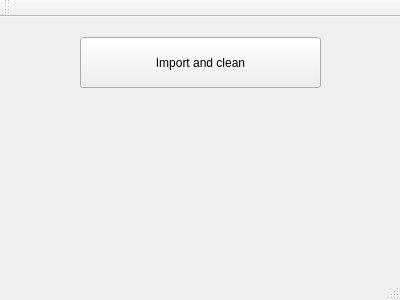
<?xml version="1.0" encoding="UTF-8"?>
<ui version="4.0">
 <class>pclProject</class>
 <widget class="QMainWindow" name="pclProject">
  <property name="geometry">
   <rect>
    <x>0</x>
    <y>0</y>
    <width>400</width>
    <height>300</height>
   </rect>
  </property>
  <property name="windowTitle">
   <string>pclProject</string>
  </property>
  <widget class="QWidget" name="centralWidget">
   <widget class="QPushButton" name="pushButton_import_and_clean">
    <property name="geometry">
     <rect>
      <x>80</x>
      <y>20</y>
      <width>241</width>
      <height>51</height>
     </rect>
    </property>
    <property name="text">
     <string>Import and clean</string>
    </property>
   </widget>
  </widget>
  <widget class="QMenuBar" name="menuBar">
   <property name="geometry">
    <rect>
     <x>0</x>
     <y>0</y>
     <width>400</width>
     <height>20</height>
    </rect>
   </property>
  </widget>
  <widget class="QToolBar" name="mainToolBar">
   <attribute name="toolBarArea">
    <enum>TopToolBarArea</enum>
   </attribute>
   <attribute name="toolBarBreak">
    <bool>false</bool>
   </attribute>
  </widget>
  <widget class="QStatusBar" name="statusBar"/>
 </widget>
 <layoutdefault spacing="6" margin="11"/>
 <resources/>
 <connections/>
</ui>
